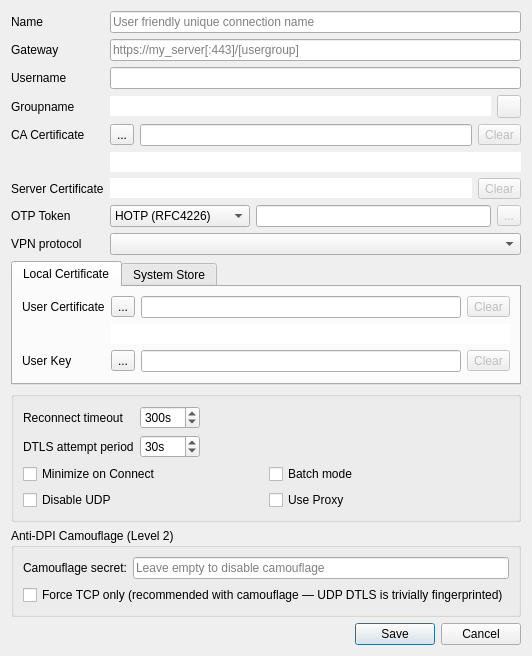
<?xml version="1.0" encoding="UTF-8"?>
<ui version="4.0">
 <class>EditDialog</class>
 <widget class="QDialog" name="EditDialog">
  <property name="geometry">
   <rect>
    <x>0</x>
    <y>0</y>
    <width>405</width>
    <height>563</height>
   </rect>
  </property>
  <property name="windowTitle">
   <string>Edit</string>
  </property>
  <layout class="QVBoxLayout" name="verticalLayout">
   <item>
    <layout class="QFormLayout" name="settingsProfileLayout">
     <property name="fieldGrowthPolicy">
      <enum>QFormLayout::ExpandingFieldsGrow</enum>
     </property>
     <item row="0" column="0">
      <widget class="QLabel" name="nameLabel">
       <property name="text">
        <string>Name</string>
       </property>
      </widget>
     </item>
     <item row="0" column="1">
      <widget class="QLineEdit" name="nameEdit">
       <property name="toolTip">
        <string>This is a friendly name to distinguish the connection</string>
       </property>
       <property name="placeholderText">
        <string>User friendly unique connection name</string>
       </property>
      </widget>
     </item>
     <item row="1" column="0">
      <widget class="QLabel" name="gatewayLabel">
       <property name="text">
        <string>Gateway</string>
       </property>
      </widget>
     </item>
     <item row="1" column="1">
      <widget class="QLineEdit" name="gatewayEdit">
       <property name="toolTip">
        <string>Specify the hostname to connect to; a port may be specified after the host separated with a colon ':'</string>
       </property>
       <property name="statusTip">
        <string/>
       </property>
       <property name="whatsThis">
        <string/>
       </property>
       <property name="placeholderText">
        <string>https://my_server[:443]/[usergroup]</string>
       </property>
      </widget>
     </item>
     <item row="2" column="0">
      <widget class="QLabel" name="usernameLabel">
       <property name="text">
        <string>Username</string>
       </property>
      </widget>
     </item>
     <item row="2" column="1">
      <widget class="QLineEdit" name="usernameEdit">
       <property name="toolTip">
        <string>Specify the username used in that gateway</string>
       </property>
      </widget>
     </item>
     <item row="3" column="0">
      <widget class="QLabel" name="groupnameLabel">
       <property name="text">
        <string>Groupname</string>
       </property>
      </widget>
     </item>
     <item row="3" column="1">
      <layout class="QHBoxLayout" name="groupnameLayout">
       <item>
        <widget class="QLineEdit" name="groupnameEdit">
         <property name="styleSheet">
          <string notr="true">background-color:&quot;transparent&quot;</string>
         </property>
         <property name="frame">
          <bool>false</bool>
         </property>
         <property name="readOnly">
          <bool>true</bool>
         </property>
        </widget>
       </item>
       <item>
        <widget class="QToolButton" name="groupnameClear">
         <property name="enabled">
          <bool>false</bool>
         </property>
         <property name="text">
          <string/>
         </property>
         <property name="icon">
          <iconset resource="../openconnect-gui.qrc">
           <normaloff>:/images/trashcan.png</normaloff>:/images/trashcan.png</iconset>
         </property>
        </widget>
       </item>
      </layout>
     </item>
     <item row="4" column="0">
      <widget class="QLabel" name="caCertificateLabel">
       <property name="text">
        <string>CA Certificate</string>
       </property>
      </widget>
     </item>
     <item row="4" column="1">
      <layout class="QHBoxLayout" name="caCertificatLayout">
       <item>
        <widget class="QToolButton" name="caCertButton">
         <property name="text">
          <string>...</string>
         </property>
        </widget>
       </item>
       <item>
        <widget class="QLineEdit" name="caCertEdit">
         <property name="toolTip">
          <string>Specify the CA certificate, if any; by default the system CAs will be used</string>
         </property>
         <property name="whatsThis">
          <string>&lt;html&gt;&lt;head/&gt;&lt;body&gt;&lt;p&gt;If not set, the system's trusted certificate storage will be used.&lt;/p&gt;&lt;/body&gt;&lt;/html&gt;</string>
         </property>
        </widget>
       </item>
       <item>
        <widget class="QToolButton" name="caCertClear">
         <property name="enabled">
          <bool>false</bool>
         </property>
         <property name="text">
          <string>Clear</string>
         </property>
         <property name="icon">
          <iconset resource="../openconnect-gui.qrc">
           <normaloff>:/images/trashcan.png</normaloff>:/images/trashcan.png</iconset>
         </property>
        </widget>
       </item>
      </layout>
     </item>
     <item row="6" column="0">
      <widget class="QLabel" name="serverCertificateLabel">
       <property name="text">
        <string>Server Certificate</string>
       </property>
      </widget>
     </item>
     <item row="6" column="1">
      <layout class="QHBoxLayout" name="serverCertificateLayout">
       <item>
        <widget class="QLineEdit" name="serverCertHash">
         <property name="styleSheet">
          <string notr="true">background-color:&quot;transparent&quot;</string>
         </property>
         <property name="frame">
          <bool>false</bool>
         </property>
         <property name="readOnly">
          <bool>true</bool>
         </property>
        </widget>
       </item>
       <item>
        <widget class="QToolButton" name="serverCertClear">
         <property name="enabled">
          <bool>false</bool>
         </property>
         <property name="text">
          <string>Clear</string>
         </property>
         <property name="icon">
          <iconset resource="../openconnect-gui.qrc">
           <normaloff>:/images/trashcan.png</normaloff>:/images/trashcan.png</iconset>
         </property>
        </widget>
       </item>
      </layout>
     </item>
     <item row="8" column="0">
      <widget class="QLabel" name="otpTokenLabel">
       <property name="text">
        <string>OTP Token</string>
       </property>
      </widget>
     </item>
     <item row="8" column="1">
      <layout class="QHBoxLayout" name="otpTokenLayout">
       <item>
        <widget class="QComboBox" name="tokenBox">
         <property name="minimumSize">
          <size>
           <width>140</width>
           <height>0</height>
          </size>
         </property>
         <property name="currentIndex">
          <number>0</number>
         </property>
         <property name="maxVisibleItems">
          <number>3</number>
         </property>
         <item>
          <property name="text">
           <string notr="true">HOTP (RFC4226)</string>
          </property>
         </item>
         <item>
          <property name="text">
           <string notr="true">TOTP (RFC6238)</string>
          </property>
         </item>
         <item>
          <property name="text">
           <string>STOKEN (RSA)</string>
          </property>
         </item>
        </widget>
       </item>
       <item>
        <widget class="QLineEdit" name="tokenEdit">
         <property name="toolTip">
          <string>This is the token code; should be a hex value (starting with 0x), or a value starting with 'base32:'</string>
         </property>
        </widget>
       </item>
       <item>
        <widget class="QToolButton" name="tokenClear">
         <property name="enabled">
          <bool>false</bool>
         </property>
         <property name="text">
          <string>...</string>
         </property>
         <property name="icon">
          <iconset resource="../openconnect-gui.qrc">
           <normaloff>:/images/trashcan.png</normaloff>:/images/trashcan.png</iconset>
         </property>
        </widget>
       </item>
      </layout>
     </item>
     <item row="9" column="0">
      <widget class="QLabel" name="protocolLabel">
       <property name="text">
        <string>VPN protocol</string>
       </property>
       <property name="buddy">
        <cstring>protocolComboBox</cstring>
       </property>
      </widget>
     </item>
     <item row="9" column="1">
      <widget class="QComboBox" name="protocolComboBox">
       <property name="sizePolicy">
        <sizepolicy hsizetype="Expanding" vsizetype="Fixed">
         <horstretch>0</horstretch>
         <verstretch>0</verstretch>
        </sizepolicy>
       </property>
      </widget>
     </item>
     <item row="5" column="1">
      <widget class="QLineEdit" name="caCertHash">
       <property name="styleSheet">
        <string notr="true">background-color:&quot;transparent&quot;</string>
       </property>
       <property name="frame">
        <bool>false</bool>
       </property>
       <property name="readOnly">
        <bool>true</bool>
       </property>
      </widget>
     </item>
    </layout>
   </item>
   <item>
    <widget class="QTabWidget" name="settingsTabWidget">
     <property name="currentIndex">
      <number>0</number>
     </property>
     <widget class="QWidget" name="localCertificateTab">
      <attribute name="title">
       <string>Local Certificate</string>
      </attribute>
      <layout class="QVBoxLayout" name="verticalLayout_2">
       <item>
        <layout class="QFormLayout" name="formLayout_2">
         <property name="fieldGrowthPolicy">
          <enum>QFormLayout::ExpandingFieldsGrow</enum>
         </property>
         <item row="1" column="0">
          <widget class="QLabel" name="userCertificateLabel">
           <property name="text">
            <string>User Certificate</string>
           </property>
          </widget>
         </item>
         <item row="1" column="1">
          <layout class="QHBoxLayout" name="userCertificateLayout">
           <item>
            <widget class="QToolButton" name="userCertButton">
             <property name="text">
              <string>...</string>
             </property>
            </widget>
           </item>
           <item>
            <widget class="QLineEdit" name="userCertEdit">
             <property name="toolTip">
              <string>Specify your certificate file, if any</string>
             </property>
            </widget>
           </item>
           <item>
            <widget class="QToolButton" name="userCertClear">
             <property name="enabled">
              <bool>false</bool>
             </property>
             <property name="text">
              <string>Clear</string>
             </property>
             <property name="icon">
              <iconset resource="../openconnect-gui.qrc">
               <normaloff>:/images/trashcan.png</normaloff>:/images/trashcan.png</iconset>
             </property>
            </widget>
           </item>
          </layout>
         </item>
         <item row="2" column="1">
          <widget class="QLineEdit" name="userCertHash">
           <property name="styleSheet">
            <string notr="true">background-color:&quot;transparent&quot;</string>
           </property>
           <property name="frame">
            <bool>false</bool>
           </property>
           <property name="readOnly">
            <bool>true</bool>
           </property>
          </widget>
         </item>
         <item row="3" column="0">
          <widget class="QLabel" name="userKeyLabel">
           <property name="enabled">
            <bool>true</bool>
           </property>
           <property name="text">
            <string>User Key</string>
           </property>
          </widget>
         </item>
         <item row="3" column="1">
          <layout class="QHBoxLayout" name="userKeyLayout">
           <item>
            <widget class="QToolButton" name="userKeyButton">
             <property name="enabled">
              <bool>true</bool>
             </property>
             <property name="text">
              <string>...</string>
             </property>
            </widget>
           </item>
           <item>
            <widget class="QLineEdit" name="userKeyEdit">
             <property name="enabled">
              <bool>true</bool>
             </property>
             <property name="toolTip">
              <string>Specify your key file if any; in case of a PKCS #12 file, you only need to set the certificate</string>
             </property>
            </widget>
           </item>
           <item>
            <widget class="QToolButton" name="userKeyClear">
             <property name="enabled">
              <bool>false</bool>
             </property>
             <property name="text">
              <string>Clear</string>
             </property>
             <property name="icon">
              <iconset resource="../openconnect-gui.qrc">
               <normaloff>:/images/trashcan.png</normaloff>:/images/trashcan.png</iconset>
             </property>
            </widget>
           </item>
          </layout>
         </item>
        </layout>
       </item>
      </layout>
     </widget>
     <widget class="QWidget" name="systemStoreTab">
      <attribute name="title">
       <string>System Store</string>
      </attribute>
      <widget class="QListWidget" name="loadWinCertList">
       <property name="geometry">
        <rect>
         <x>9</x>
         <y>9</y>
         <width>316</width>
         <height>72</height>
        </rect>
       </property>
      </widget>
      <widget class="QWidget" name="layoutWidget">
       <property name="geometry">
        <rect>
         <x>331</x>
         <y>35</y>
         <width>45</width>
         <height>48</height>
        </rect>
       </property>
       <layout class="QVBoxLayout" name="verticalLayout">
        <item>
         <widget class="QToolButton" name="loadWinCert">
          <property name="enabled">
           <bool>false</bool>
          </property>
          <property name="toolTip">
           <string extracomment="Select that certificate"/>
          </property>
          <property name="text">
           <string>Select</string>
          </property>
         </widget>
        </item>
        <item>
         <widget class="QToolButton" name="resetWinCertSelection">
          <property name="text">
           <string>Reset</string>
          </property>
         </widget>
        </item>
       </layout>
      </widget>
     </widget>
    </widget>
   </item>
   <item>
    <widget class="QGroupBox" name="settingsGroupBox">
     <layout class="QVBoxLayout" name="verticalLayout_3">
      <item>
       <layout class="QFormLayout" name="formLayout_3">
        <property name="fieldGrowthPolicy">
         <enum>QFormLayout::ExpandingFieldsGrow</enum>
        </property>
        <item row="0" column="0">
         <widget class="QLabel" name="reconnectTimeoutLabel">
          <property name="text">
           <string>Reconnect timeout</string>
          </property>
         </widget>
        </item>
        <item row="0" column="1">
         <widget class="QSpinBox" name="reconnectTimeoutSpinBox">
          <property name="toolTip">
           <string>Keep reconnect attempts until so much seconds are elapsed.
The default timeout is 300 seconds, which means that openconnect can recover VPN connection after a temporary network down time of 300 seconds.</string>
          </property>
          <property name="suffix">
           <string>s</string>
          </property>
          <property name="minimum">
           <number>1</number>
          </property>
          <property name="maximum">
           <number>1000</number>
          </property>
          <property name="value">
           <number>300</number>
          </property>
         </widget>
        </item>
        <item row="1" column="0">
         <widget class="QLabel" name="dtlsAttemptPeriodLabel">
          <property name="text">
           <string>DTLS attempt period</string>
          </property>
         </widget>
        </item>
        <item row="1" column="1">
         <widget class="QSpinBox" name="dtlsAttemptPeriodSpinBox">
          <property name="suffix">
           <string>s</string>
          </property>
          <property name="maximum">
           <number>1000</number>
          </property>
          <property name="value">
           <number>30</number>
          </property>
         </widget>
        </item>
       </layout>
      </item>
      <item>
       <layout class="QGridLayout" name="gridLayout">
        <item row="0" column="0">
         <widget class="QCheckBox" name="minimizeBox">
          <property name="toolTip">
           <string>Enable this to automatically minimize after connection</string>
          </property>
          <property name="text">
           <string>Minimize on Connect</string>
          </property>
         </widget>
        </item>
        <item row="0" column="1">
         <widget class="QCheckBox" name="batchModeBox">
          <property name="toolTip">
           <string>Enable this to remember passwords for this server</string>
          </property>
          <property name="text">
           <string>Batch mode</string>
          </property>
         </widget>
        </item>
        <item row="1" column="0">
         <widget class="QCheckBox" name="disableUdpBox">
          <property name="text">
           <string>Disable UDP</string>
          </property>
         </widget>
        </item>
        <item row="1" column="1">
         <widget class="QCheckBox" name="useProxyBox">
          <property name="toolTip">
           <string>Enable this to use the system's default proxy settings for this server</string>
          </property>
          <property name="text">
           <string>Use Proxy</string>
          </property>
         </widget>
        </item>
       </layout>
      </item>
     </layout>
    </widget>
   </item>
   <item>
    <widget class="QGroupBox" name="camouflageGroupBox">
     <property name="title">
      <string>Anti-DPI Camouflage (Level 2)</string>
     </property>
     <property name="toolTip">
      <string>Enables the camouflaged wire protocol against DPI for patched ocserv 9.12+ servers.
When the secret is set: the tunnel URL changes to /api/v1/session, the X-CSTP-/X-DTLS- headers are renamed to X-S-/X-D-, the session cookie is renamed, CSTP magic bytes are derived from the HMAC of the secret, and the TLS ClientHello is fragmented (Xray-compatible TCP scatter).</string>
     </property>
     <layout class="QFormLayout" name="formLayout_camouflage">
      <property name="fieldGrowthPolicy">
       <enum>QFormLayout::ExpandingFieldsGrow</enum>
      </property>
      <item row="0" column="0">
       <widget class="QLabel" name="camouflageSecretLabel">
        <property name="text">
         <string>Camouflage secret:</string>
        </property>
       </widget>
      </item>
      <item row="0" column="1">
       <widget class="QLineEdit" name="camouflageSecretEdit">
        <property name="echoMode">
         <enum>QLineEdit::Password</enum>
        </property>
        <property name="placeholderText">
         <string>Leave empty to disable camouflage</string>
        </property>
        <property name="toolTip">
         <string>Pre-shared secret. Must match the camouflage-secret on the ocserv server (e.g. /etc/keenetic-defaults/ocserv-override.conf on Keenetic routers).</string>
        </property>
       </widget>
      </item>
      <item row="1" column="0" colspan="2">
       <widget class="QCheckBox" name="camouflageForceTcpBox">
        <property name="text">
         <string>Force TCP only (recommended with camouflage — UDP DTLS is trivially fingerprinted)</string>
        </property>
        <property name="toolTip">
         <string>When set, this overrides "Disable UDP" above. Recommended whenever the camouflage secret is set, otherwise DPI can detect VPN by the DTLS UDP stream.</string>
        </property>
       </widget>
      </item>
     </layout>
    </widget>
   </item>
   <item>
    <widget class="QDialogButtonBox" name="buttonBox">
     <property name="orientation">
      <enum>Qt::Horizontal</enum>
     </property>
     <property name="standardButtons">
      <set>QDialogButtonBox::Cancel|QDialogButtonBox::Save</set>
     </property>
    </widget>
   </item>
  </layout>
 </widget>
 <tabstops>
  <tabstop>nameEdit</tabstop>
  <tabstop>gatewayEdit</tabstop>
  <tabstop>usernameEdit</tabstop>
  <tabstop>groupnameClear</tabstop>
  <tabstop>caCertButton</tabstop>
  <tabstop>caCertEdit</tabstop>
  <tabstop>caCertClear</tabstop>
  <tabstop>serverCertClear</tabstop>
  <tabstop>tokenBox</tabstop>
  <tabstop>tokenEdit</tabstop>
  <tabstop>tokenClear</tabstop>
  <tabstop>settingsTabWidget</tabstop>
  <tabstop>userCertButton</tabstop>
  <tabstop>userCertEdit</tabstop>
  <tabstop>userCertClear</tabstop>
  <tabstop>userKeyButton</tabstop>
  <tabstop>userKeyEdit</tabstop>
  <tabstop>userKeyClear</tabstop>
  <tabstop>minimizeBox</tabstop>
  <tabstop>batchModeBox</tabstop>
  <tabstop>disableUdpBox</tabstop>
  <tabstop>useProxyBox</tabstop>
  <tabstop>camouflageSecretEdit</tabstop>
  <tabstop>camouflageForceTcpBox</tabstop>
  <tabstop>loadWinCertList</tabstop>
  <tabstop>loadWinCert</tabstop>
 </tabstops>
 <resources>
  <include location="../openconnect-gui.qrc"/>
 </resources>
 <connections/>
</ui>
